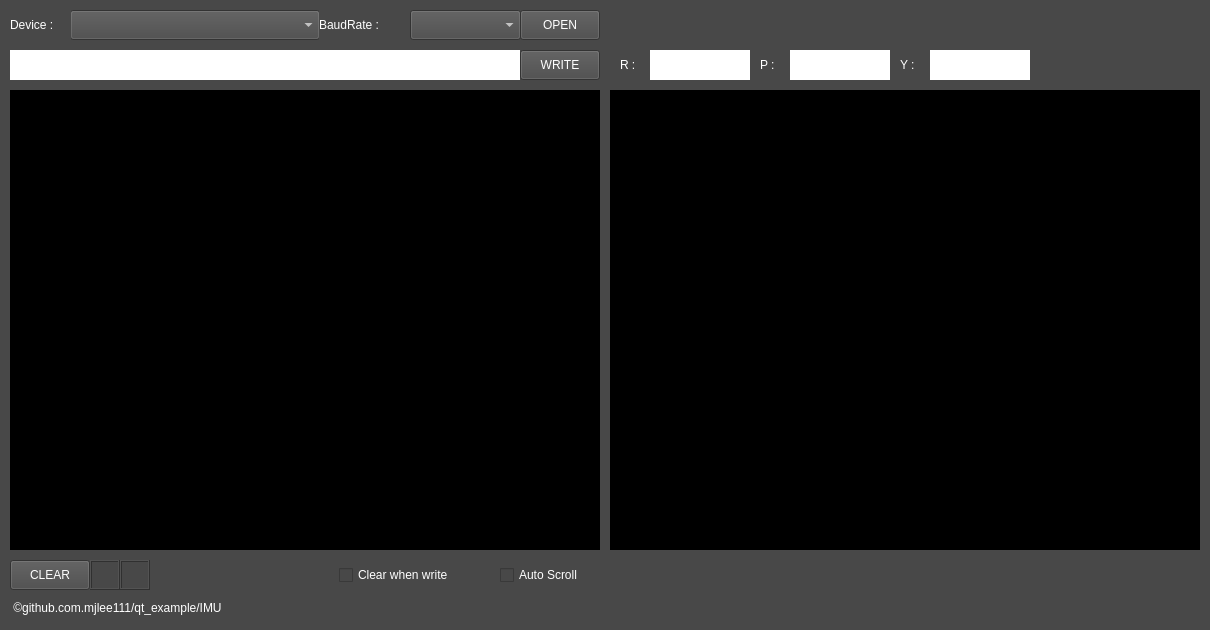
<?xml version="1.0" encoding="UTF-8"?>
<ui version="4.0">
 <class>IMU</class>
 <widget class="QMainWindow" name="IMU">
  <property name="geometry">
   <rect>
    <x>0</x>
    <y>0</y>
    <width>1210</width>
    <height>630</height>
   </rect>
  </property>
  <property name="windowTitle">
   <string>IMU</string>
  </property>
  <property name="styleSheet">
   <string notr="true">background-color: rgb(72, 72, 72);
color: rgb(255, 255, 255)</string>
  </property>
  <widget class="QWidget" name="centralwidget">
   <widget class="QComboBox" name="device">
    <property name="geometry">
     <rect>
      <x>70</x>
      <y>10</y>
      <width>250</width>
      <height>30</height>
     </rect>
    </property>
   </widget>
   <widget class="QLabel" name="label">
    <property name="geometry">
     <rect>
      <x>10</x>
      <y>10</y>
      <width>61</width>
      <height>30</height>
     </rect>
    </property>
    <property name="frameShape">
     <enum>QFrame::NoFrame</enum>
    </property>
    <property name="text">
     <string>Device :</string>
    </property>
   </widget>
   <widget class="QLabel" name="label_2">
    <property name="geometry">
     <rect>
      <x>319</x>
      <y>10</y>
      <width>90</width>
      <height>30</height>
     </rect>
    </property>
    <property name="frameShape">
     <enum>QFrame::NoFrame</enum>
    </property>
    <property name="text">
     <string>BaudRate : </string>
    </property>
   </widget>
   <widget class="QComboBox" name="rate">
    <property name="geometry">
     <rect>
      <x>410</x>
      <y>10</y>
      <width>111</width>
      <height>30</height>
     </rect>
    </property>
   </widget>
   <widget class="QPushButton" name="device_btn">
    <property name="geometry">
     <rect>
      <x>520</x>
      <y>10</y>
      <width>80</width>
      <height>30</height>
     </rect>
    </property>
    <property name="text">
     <string>OPEN</string>
    </property>
   </widget>
   <widget class="QPushButton" name="write_btn">
    <property name="geometry">
     <rect>
      <x>520</x>
      <y>50</y>
      <width>80</width>
      <height>30</height>
     </rect>
    </property>
    <property name="text">
     <string>WRITE</string>
    </property>
   </widget>
   <widget class="QTextEdit" name="write_data">
    <property name="geometry">
     <rect>
      <x>10</x>
      <y>50</y>
      <width>510</width>
      <height>30</height>
     </rect>
    </property>
    <property name="styleSheet">
     <string notr="true">background-color: rgb(255, 255, 255);
color: rgb(0, 0, 0)</string>
    </property>
    <property name="frameShape">
     <enum>QFrame::NoFrame</enum>
    </property>
   </widget>
   <widget class="QTextEdit" name="read">
    <property name="enabled">
     <bool>true</bool>
    </property>
    <property name="geometry">
     <rect>
      <x>10</x>
      <y>90</y>
      <width>590</width>
      <height>460</height>
     </rect>
    </property>
    <property name="styleSheet">
     <string notr="true">color: rgb(0, 255, 0);
background-color: rgb(0, 0, 0)</string>
    </property>
    <property name="readOnly">
     <bool>true</bool>
    </property>
    <property name="html">
     <string>&lt;!DOCTYPE HTML PUBLIC &quot;-//W3C//DTD HTML 4.0//EN&quot; &quot;http://www.w3.org/TR/REC-html40/strict.dtd&quot;&gt;
&lt;html&gt;&lt;head&gt;&lt;meta name=&quot;qrichtext&quot; content=&quot;1&quot; /&gt;&lt;style type=&quot;text/css&quot;&gt;
p, li { white-space: pre-wrap; }
&lt;/style&gt;&lt;/head&gt;&lt;body style=&quot; font-family:'NanumSquare'; font-size:11pt; font-weight:400; font-style:normal;&quot;&gt;
&lt;p style=&quot;-qt-paragraph-type:empty; margin-top:0px; margin-bottom:0px; margin-left:0px; margin-right:0px; -qt-block-indent:0; text-indent:0px; font-family:'맑은 고딕'; font-size:9pt;&quot;&gt;&lt;br /&gt;&lt;/p&gt;&lt;/body&gt;&lt;/html&gt;</string>
    </property>
   </widget>
   <widget class="QPushButton" name="clear_btn">
    <property name="geometry">
     <rect>
      <x>10</x>
      <y>560</y>
      <width>80</width>
      <height>30</height>
     </rect>
    </property>
    <property name="text">
     <string>CLEAR</string>
    </property>
   </widget>
   <widget class="QLabel" name="rx">
    <property name="geometry">
     <rect>
      <x>90</x>
      <y>560</y>
      <width>30</width>
      <height>30</height>
     </rect>
    </property>
    <property name="frameShape">
     <enum>QFrame::Box</enum>
    </property>
    <property name="frameShadow">
     <enum>QFrame::Raised</enum>
    </property>
    <property name="text">
     <string/>
    </property>
   </widget>
   <widget class="QLabel" name="tx">
    <property name="geometry">
     <rect>
      <x>120</x>
      <y>560</y>
      <width>30</width>
      <height>30</height>
     </rect>
    </property>
    <property name="frameShape">
     <enum>QFrame::Box</enum>
    </property>
    <property name="frameShadow">
     <enum>QFrame::Raised</enum>
    </property>
    <property name="text">
     <string/>
    </property>
   </widget>
   <widget class="QCheckBox" name="auto_scroll">
    <property name="geometry">
     <rect>
      <x>500</x>
      <y>560</y>
      <width>100</width>
      <height>30</height>
     </rect>
    </property>
    <property name="text">
     <string>Auto Scroll</string>
    </property>
   </widget>
   <widget class="QCheckBox" name="clear_write">
    <property name="geometry">
     <rect>
      <x>339</x>
      <y>560</y>
      <width>151</width>
      <height>30</height>
     </rect>
    </property>
    <property name="text">
     <string>Clear when write</string>
    </property>
   </widget>
   <widget class="QLabel" name="copyright">
    <property name="enabled">
     <bool>false</bool>
    </property>
    <property name="geometry">
     <rect>
      <x>10</x>
      <y>600</y>
      <width>931</width>
      <height>16</height>
     </rect>
    </property>
    <property name="text">
     <string> ©github.com.mjlee111/qt_example/IMU</string>
    </property>
   </widget>
   <widget class="QLabel" name="imu_graphics">
    <property name="geometry">
     <rect>
      <x>610</x>
      <y>90</y>
      <width>590</width>
      <height>460</height>
     </rect>
    </property>
    <property name="styleSheet">
     <string notr="true">color: rgb(0, 255, 0);
background-color: rgb(0, 0, 0)</string>
    </property>
    <property name="text">
     <string/>
    </property>
   </widget>
   <widget class="QLabel" name="label_3">
    <property name="geometry">
     <rect>
      <x>620</x>
      <y>50</y>
      <width>30</width>
      <height>30</height>
     </rect>
    </property>
    <property name="text">
     <string>R :</string>
    </property>
   </widget>
   <widget class="QLabel" name="roll">
    <property name="geometry">
     <rect>
      <x>650</x>
      <y>50</y>
      <width>100</width>
      <height>30</height>
     </rect>
    </property>
    <property name="styleSheet">
     <string notr="true">background-color: rgb(255, 255, 255);
color: rgb(0, 0, 0)</string>
    </property>
    <property name="frameShadow">
     <enum>QFrame::Sunken</enum>
    </property>
    <property name="text">
     <string/>
    </property>
   </widget>
   <widget class="QLabel" name="label_5">
    <property name="geometry">
     <rect>
      <x>760</x>
      <y>50</y>
      <width>30</width>
      <height>30</height>
     </rect>
    </property>
    <property name="text">
     <string>P :</string>
    </property>
   </widget>
   <widget class="QLabel" name="pitch">
    <property name="geometry">
     <rect>
      <x>790</x>
      <y>50</y>
      <width>100</width>
      <height>30</height>
     </rect>
    </property>
    <property name="styleSheet">
     <string notr="true">background-color: rgb(255, 255, 255);
color: rgb(0, 0, 0)</string>
    </property>
    <property name="frameShadow">
     <enum>QFrame::Sunken</enum>
    </property>
    <property name="text">
     <string/>
    </property>
   </widget>
   <widget class="QLabel" name="label_7">
    <property name="geometry">
     <rect>
      <x>900</x>
      <y>50</y>
      <width>30</width>
      <height>30</height>
     </rect>
    </property>
    <property name="text">
     <string>Y :</string>
    </property>
   </widget>
   <widget class="QLabel" name="yaw">
    <property name="geometry">
     <rect>
      <x>930</x>
      <y>50</y>
      <width>100</width>
      <height>30</height>
     </rect>
    </property>
    <property name="styleSheet">
     <string notr="true">background-color: rgb(255, 255, 255);
color: rgb(0, 0, 0)</string>
    </property>
    <property name="frameShadow">
     <enum>QFrame::Sunken</enum>
    </property>
    <property name="text">
     <string/>
    </property>
   </widget>
  </widget>
 </widget>
 <resources/>
 <connections/>
</ui>
